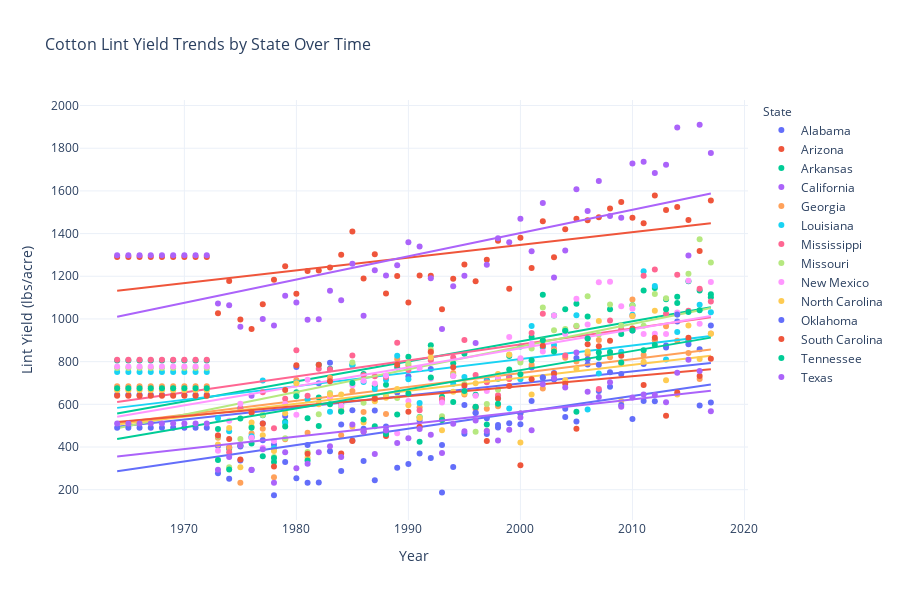

This figure's notebook cell:
### Code cell
fig_enhanced = px.scatter(df_cotton, x='Year', y='Lint Yield (Pounds/Harvested Acre)', 
                         color='State', size_max=10,
                         title='Cotton Lint Yield Trends by State Over Time',
                         labels={'Lint Yield (Pounds/Harvested Acre)': 'Lint Yield (lbs/acre)',
                                'Year': 'Year'},
                         hover_data=['State'],
                         trendline="ols")

fig_enhanced.update_layout(
    title_font_size=16,
    xaxis_title_font_size=14,
    yaxis_title_font_size=14,
    legend_title_font_size=12,
    height=600,
    template='plotly_white'
)

fig_enhanced.show()
